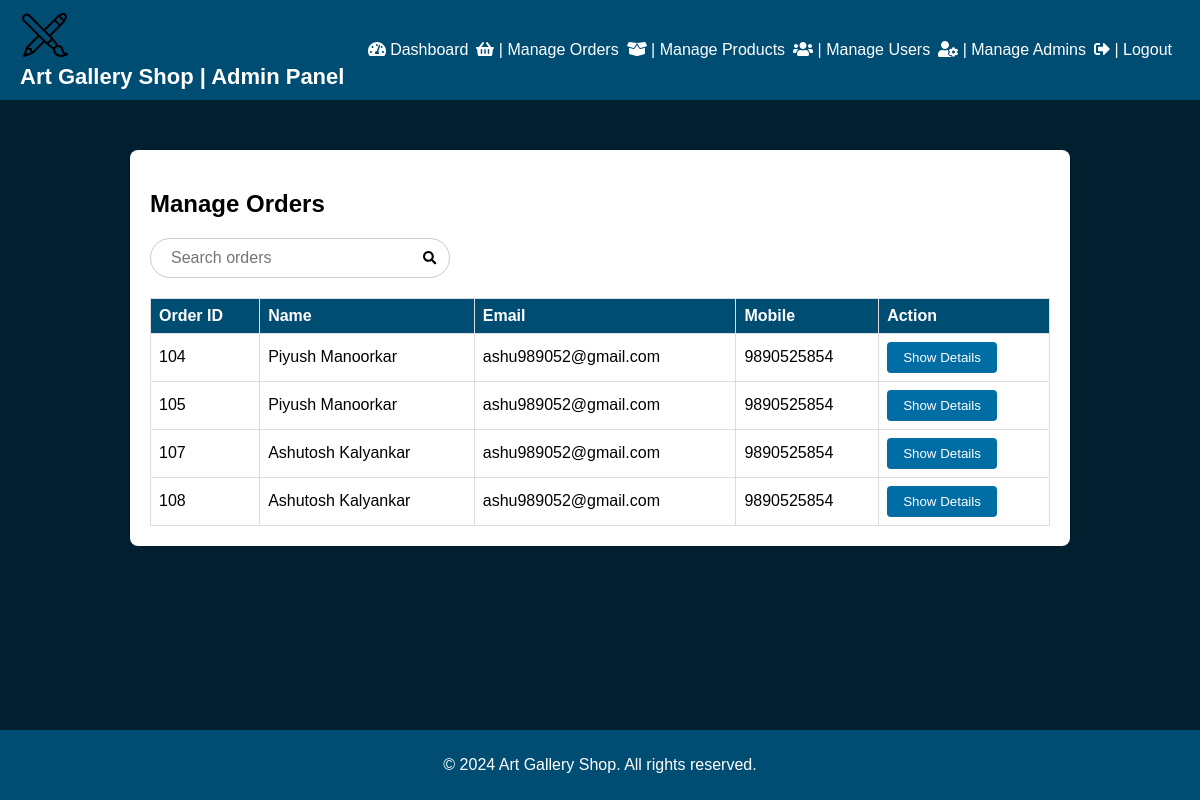
The page /admin/manage_orders.php (signed in) on the database as committed earlier.
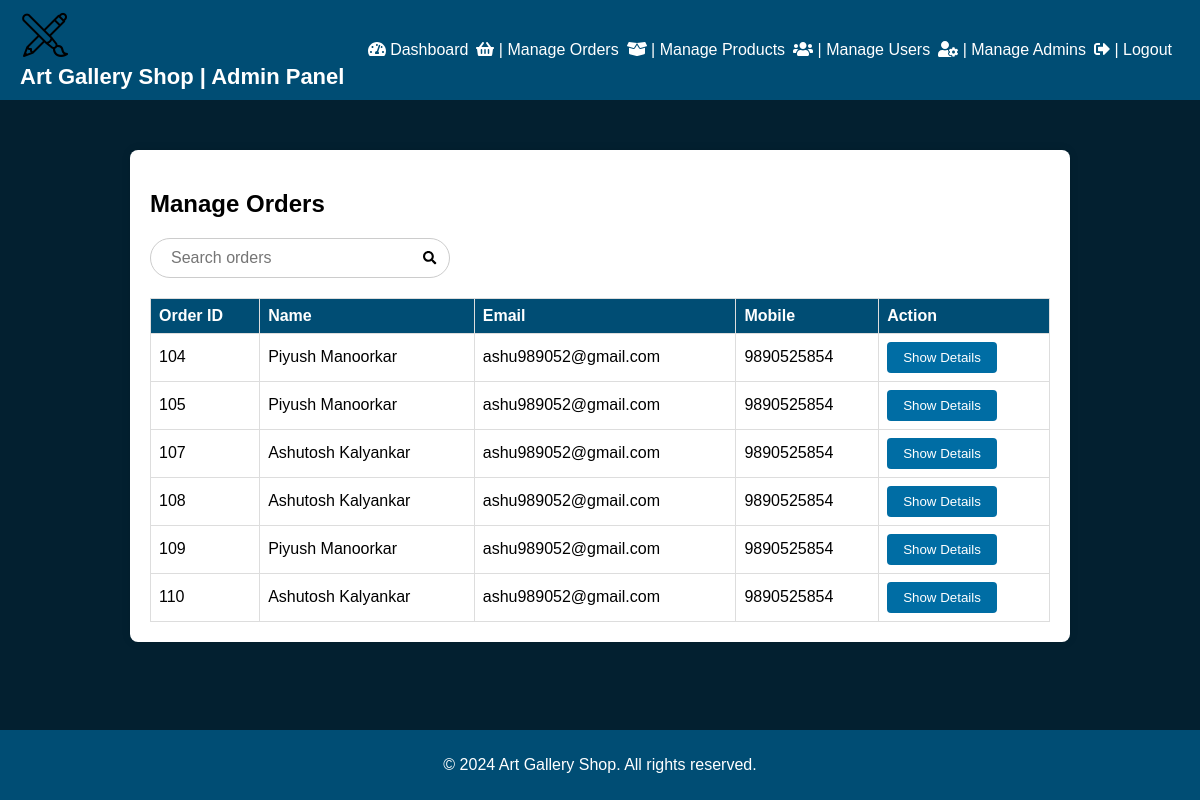
The same page on the database as committed later.
### tables this page shows
CREATE TABLE `orders` (
  `id` int(11) NOT NULL,
  `name` varchar(100) NOT NULL,
  `email` varchar(100) NOT NULL,
  `mobile` varchar(15) NOT NULL,
  `address` varchar(255) NOT NULL,
  `area` varchar(22) NOT NULL,
  `selected_post_office` varchar(22) NOT NULL,
  `district` varchar(100) NOT NULL,
  `pincode` varchar(10) NOT NULL,
  `order_details` text NOT NULL,
  `total_amount` decimal(10,2) NOT NULL,
  `created_at` timestamp NOT NULL DEFAULT current_timestamp()
);

### admin/manage_orders.php (the view, shortened to what this page needs)
<?php
include 'includes/config.php';
?>
<!DOCTYPE html>
<html lang="en">
<head>
    <link rel="stylesheet" href="css/manage_orders_style.css">
    <link rel="stylesheet" href="css/style.css">
    <link rel="stylesheet" href="https://cdnjs.cloudflare.com/ajax/libs/font-awesome/5.15.3/css/all.min.css">
</head>
<body>
<?php include 'navbar.php'; ?>
    <div class="orders-container">
        <h2>Manage Orders</h2>
        <form id="searchForm" class="search-container">
            <input type="text" id="searchInput" name="search" placeholder="Search orders">
            <button type="submit"><i class="fas fa-search"></i></button>
        </form>
        <table id="orderTable">
            <thead>
                <tr>
                    <th>Order ID</th>
                    <th>Name</th>
                    <th>Email</th>
                    <th>Mobile</th>
                    <th>Action</th>
                </tr>
            </thead>
            <tbody>
                <?php
                $sql = "SELECT * FROM orders";
                $result = $conn->query($sql);
                if ($result->num_rows > 0) {
                    while ($row = $result->fetch_assoc()) {
                        echo "<tr>
                                <td>{$row['id']}</td>
                                <td>{$row['name']}</td>
                                <td>{$row['email']}</td>
                                <td>{$row['mobile']}</td>
                                <td><button class='order-details-btn'
                                    data-order-id='{$row['id']}'
                                    data-name='{$row['name']}'
                                    data-email='{$row['email']}'
                                    data-mobile='{$row['mobile']}'
                                    data-address='{$row['address']}'
                                    data-area='{$row['area']}'
                                    data-district='{$row['district']}'
                                    data-pincode='{$row['pincode']}'
                                    data-order-details='{$row['order_details']}'
                                    data-total-amount='{$row['total_amount']}'
                                    data-created-at='{$row['created_at']}'
                                    >Show Details</button></td>
                            </tr>";
                    }
                } else {
                    echo "<tr><td colspan='9'>No orders found</td></tr>";
                }
                ?>
            </tbody>
        </table>
    </div>
    <br><br>
    <footer class="footer">
        <p>&copy; 2024 Art Gallery Shop. All rights reserved.</p>
    </footer>
</body>
</html>

Rows that differ between the two databases and show on the page:
added orders: id "109", name "Piyush Manoorkar", email "ashu989052@gmail.com", mobile "9890525854"
added orders: id "110", name "Ashutosh Kalyankar", email "ashu989052@gmail.com", mobile "9890525854"
